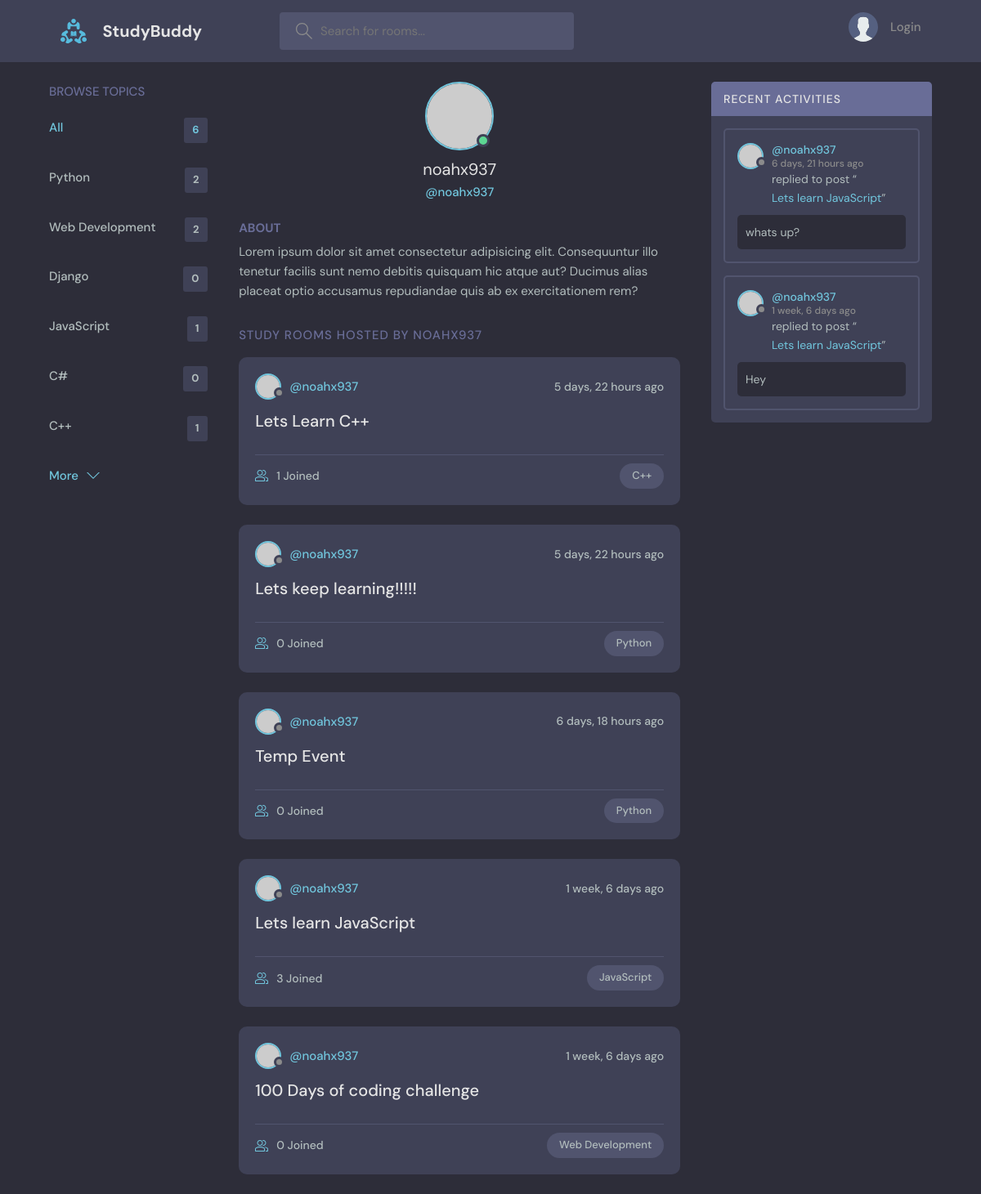
Page /profile/1/ on the committed database.
### base/models.py (models this page shows, shortened)
class Topic(models.Model):
    name = models.CharField(max_length=200)

class Room(models.Model):
    host = models.ForeignKey(User, on_delete=models.SET_NULL, null=True)
    topic = models.ForeignKey(Topic, on_delete=models.SET_NULL, null=True)
    name = models.CharField(max_length=200)
    description = models.TextField(null=True, blank=True)
    participants = models.ManyToManyField(User, related_name='participants', blank='true')
    updated = models.DateTimeField(auto_now=True)
    created = models.DateTimeField(auto_now_add=True)
    class Meta:
        ordering = ['-updated', '-created']
    def __str__(self):
        return self.name

class Message(models.Model):
    user = models.ForeignKey(User, on_delete=models.CASCADE)
    room = models.ForeignKey(Room, on_delete=models.CASCADE)
    body = models.TextField()
    updated = models.DateTimeField(auto_now=True)
    created = models.DateTimeField(auto_now_add=True)
    class Meta:
        ordering = ['-updated', '-created']

### base/views.py (the view)
# urls.py: path('profile/<str:pk>/', views.userProfile, name="user-profile"),
def userProfile(request, pk):
    user = User.objects.get(id=pk)
    rooms = user.room_set.all()
    room_messages = user.message_set.all()
    topics = Topic.objects.all()
    context = {'user': user, 'rooms': rooms, 'room_messages': room_messages, 'topics': topics}
    return render(request, 'base/profile.html', context)

### base/templates/base/profile.html (shortened to what this page needs)
{% extends 'main.html' %}
{% block content %}
  <main class="profile-page layout layout--3">
    <div class="container">
      {% include 'base/topic_component.html' %}
      <div class="roomList">
        <div class="profile">
          <div class="profile__avatar">
            <div class="avatar avatar--large active">
              <img src="https://randomuser.me/api/portraits/men/11.jpg" />
            </div>
          </div>
          <div class="profile__info">
            <h3>{{user.username}}</h3>
            <p>@{{user.username}}</p>
          </div>
          <div class="profile__about">
            <h3>About</h3>
            <p>
              Lorem ipsum dolor sit amet consectetur adipisicing elit. Consequuntur illo tenetur
              facilis sunt nemo debitis quisquam hic atque aut? Ducimus alias placeat optio
              accusamus repudiandae quis ab ex exercitationem rem?
            </p>
          </div>
        </div>
        <div class="roomList__header">
          <div>
            <h2>Study Rooms Hosted by {{user.username}}</a>
            </h2>
          </div>
        </div>
        {% include 'base/feed_component.html' %}
      </div>
      {% include 'base/activity_component.html' %}
    </div>
  </main>
{% endblock %}

### base/templates/base/topic_component.html
<div class="topics">
    <div class="topics__header">
      <h2>Browse Topics</h2>
    </div>
    <ul class="topics__list">
      <li>
        <a href="{% url 'home' %}" class="active">All <span>{{topics.count}}</span></a>
      </li>
      {% for topic in topics %}
      <li>
        <a href="{% url 'home' %}?q={{topic.name}}">{{topic.name}} <span>{{topic.room_set.all.count}}</span></a>
      </li>
      {% endfor %}
    </ul>
    <a class="btn btn--link" href="topics.html">
      More
      <svg version="1.1" xmlns="http://www.w3.org/2000/svg" width="32" height="32" viewBox="0 0 32 32">
        <title>chevron-down</title>
        <path d="M16 21l-13-13h-3l16 16 16-16h-3l-13 13z"></path>
      </svg>
    </a>
  </div>

### base/templates/base/feed_component.html (shortened to what this page needs)
{% for room in rooms %}
<div class="roomListRoom">
    <div class="roomListRoom__header">
      <a href="{% url 'user-profile' room.host.id %}" class="roomListRoom__author">
        <div class="avatar avatar--small">
          <img src="https://randomuser.me/api/portraits/women/11.jpg" />
        </div>
        <span>@{{room.host.username}}</span>
      </a>
      <div class="roomListRoom__actions">
        <span>{{room.created|timesince}} ago</span>
      </div>
    </div>
    <div class="roomListRoom__content">
      <a href="{% url 'room' room.id %}">{{room.name}}</a>
    </div>
    <div class="roomListRoom__meta">
      <a href="{% url 'room' room.id %}" class="roomListRoom__joined">
        {{room.participants.all.count}} Joined
      </a>
      <p class="roomListRoom__topic">{{room.topic.name}}</p>
    </div>
</div>
{% endfor %}

### base/templates/base/activity_component.html (shortened to what this page needs)
<div class="activities">
    <div class="activities__header">
      <h2>Recent Activities</h2>
    </div>
    {% for message in room_messages %}
    <div class="activities__box">
      <div class="activities__boxHeader roomListRoom__header">
        <a href="{% url 'user-profile' message.user.id %}" class="roomListRoom__author">
          <div class="avatar avatar--small">
            <img src="https://randomuser.me/api/portraits/women/11.jpg" />
          </div>
          <p>
            @{{ message.user }}
            <span>{{ message.created|timesince }} ago</span>
          </p>
        </a>
      </div>
      <div class="activities__boxContent">
        <p>replied to post “<a href="{% url 'room' message.room.id %}">{{message.room}}</a>”</p>
        <div class="activities__boxRoomContent">
          {{message.body}}
        </div>
      </div>
    </div>
    {% endfor %}
  </div>

### rows in the picture
Topic: name "Python", room_set.all.count "2"
Topic: name "Web Development", room_set.all.count "2"
Topic: name "Django", room_set.all.count "0"
Topic: name "JavaScript", room_set.all.count "1"
Topic: name "C#", room_set.all.count "0"
Topic: name "C++", room_set.all.count "1"
Room: host.username "noahx937", created "5 days, 22 hours", name "Lets Learn C++", participants.all.count "1", topic.name "C++"
Room: host.username "noahx937", created "5 days, 22 hours", name "Lets keep learning!!!!!", participants.all.count "0", topic.name "Python"
Room: host.username "noahx937", created "6 days, 18 hours", name "Temp Event", participants.all.count "0", topic.name "Python"
Room: host.username "noahx937", created "1 week, 6 days", name "Lets learn JavaScript", participants.all.count "3", topic.name "JavaScript"
Room: host.username "noahx937", created "1 week, 6 days", name "100 Days of coding challenge", participants.all.count "0", topic.name "Web Development"
Message: user "noahx937", created "6 days, 21 hours", room "Lets learn JavaScript", body "whats up?"
Message: user "noahx937", created "1 week, 6 days", room "Lets learn JavaScript", body "Hey"

### other values in the picture
{{ topics.count }} "6"
{{ user.username }} "noahx937"
{{ user.username }} "NOAHX937"
